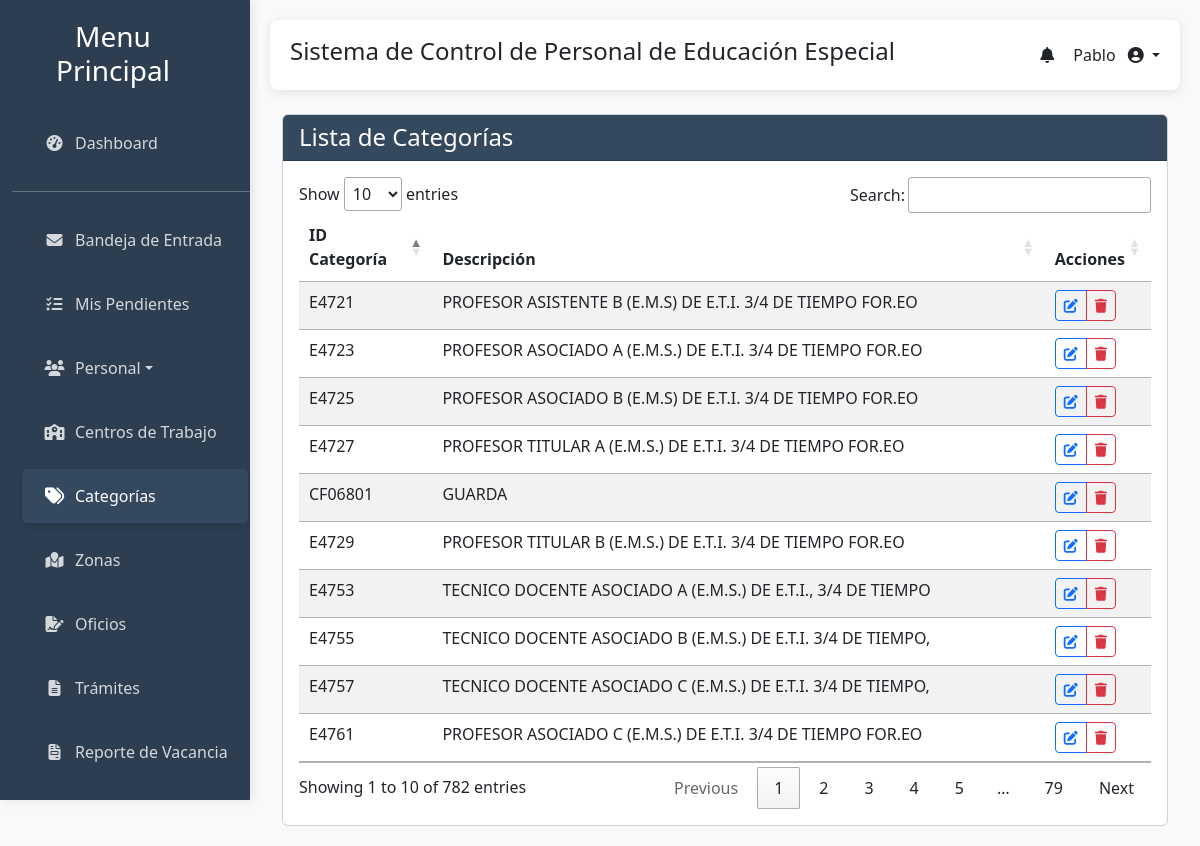
The page /categorias/ (signed in) on the database its author committed.
### gestion_escolar/models.py (models this page shows, shortened)
class Categoria(models.Model):
    id_categoria = models.CharField(max_length=50, primary_key=True, verbose_name="ID Categoría")
    descripcion = models.CharField(max_length=255, verbose_name="Descripción")
    class Meta:
        verbose_name = "Categoría"
        verbose_name_plural = "Categorías"
        ordering = ['id_categoria']

### gestion_escolar/views.py (the view)
# urls.py: path('categorias/', views.lista_categorias, name='lista_categorias'),
def lista_categorias(request):
    if request.user.groups.filter(name='Directores').exists():
        raise PermissionDenied
    query = request.GET.get('q')
    categorias = Categoria.objects.all().order_by('id_categoria')
    if query:
        categorias = categorias.filter(
            Q(id_categoria__icontains=query) | Q(descripcion__icontains=query)
        )
    context = {
        'categorias': categorias,
        'query': query,
    }
    return render(request, 'gestion_escolar/lista_categorias.html', context)

### gestion_escolar/templatetags/auth_extras.py (called while the page is built)
@register.filter(name='has_group')
def has_group(user, group_name):
    try:
        group = Group.objects.get(name=group_name)
    except Group.DoesNotExist:
        return False
    return group in user.groups.all()

### gestion_escolar/templates/gestion_escolar/lista_categorias.html (shortened to what this page needs)
{% extends 'gestion_escolar/base.html' %}
{% load static %}
{% block content %}
<div class="container mt-4">
    <div class="row">
        <div class="col-md-12">
            <div class="card">
                <div class="card-header bg-primary text-white">
                    <h4 class="mb-0">Lista de Categorías</h4>
                </div>
                <div class="card-body">
                    <div class="table-responsive">
                        <table id="tablaCategorias" class="table table-striped table-hover datatable-search">
                            <thead>
                                <tr>
                                    <th>ID Categoría</th>
                                    <th>Descripción</th>
                                    <th>Acciones</th>
                                </tr>
                            </thead>
                            <tbody>
                                {% for categoria in categorias %}
                                <tr>
                                    <td>{{ categoria.id_categoria }}</td>
                                    <td>{{ categoria.descripcion }}</td>
                                    <td>
                                        <div class="btn-group" role="group">
                                            <a href="{% url 'editar_categoria' categoria.id_categoria %}" class="btn btn-sm btn-outline-primary">
                                                <i class="fas fa-edit"></i>
                                            </a>
                                            <a href="{% url 'eliminar_categoria' categoria.id_categoria %}" class="btn btn-sm btn-outline-danger">
                                                <i class="fas fa-trash"></i>
                                            </a>
                                        </div>
                                    </td>
                                </tr>
                                {% empty %}
                                <tr>
                                    <td colspan="2">No hay categorías registradas.</td>
                                </tr>
                                {% endfor %}
                            </tbody>
                        </table>
                    </div>
                </div>
            </div>
        </div>
    </div>
</div>
{% endblock %}

### gestion_escolar/templates/gestion_escolar/base.html (shortened to what this page needs)
<!DOCTYPE html>
<html lang="es">
<head>
    {% load static %}
    {% load auth_extras %}
    <link href="https://cdn.jsdelivr.net/npm/bootstrap@5.3.0/dist/css/bootstrap.min.css" rel="stylesheet">
    <link rel="stylesheet" href="https://cdn.datatables.net/1.13.6/css/jquery.dataTables.min.css">
    <link href="https://cdn.jsdelivr.net/npm/select2@4.1.0-rc.0/dist/css/select2.min.css" rel="stylesheet" />
    <link rel="stylesheet" href="https://cdnjs.cloudflare.com/ajax/libs/font-awesome/6.4.0/css/all.min.css">
</head>
<body>
    <div class="container-fluid">
        <div class="row">
            <div class="col-md-2 sidebar">
                <div class="d-flex justify-content-between align-items-center px-3 mb-4">
                    <h3 class="text-center mb-0">Menu Principal</h3>
                    <button id="sidebarCollapse" class="d-none d-md-block">
                        <i class="fas fa-chevron-left"></i>
                    </button>
                </div>
                <ul class="nav flex-column">
                    <li class="nav-item">
                        <a class="nav-link" href="{% url 'index' %}">
                            <i class="fas fa-tachometer-alt me-2"></i>
                            <span class="sidebar-text">Dashboard</span>
                        </a>
                    </li>
                    <hr class="sidebar-divider my-3">
                    <li class="nav-item">
                        <a class="nav-link" href="{% url 'correspondencia_inbox' %}">
                            <i class="fas fa-envelope me-2"></i>
                            <span class="sidebar-text">Bandeja de Entrada</span>
                        </a>
                    </li>
                    <li class="nav-item">
                        <a class="nav-link" href="{% url 'pendientes_activos' %}">
                            <i class="fas fa-tasks me-2"></i>
                            <span class="sidebar-text">Mis Pendientes</span>
                        </a>
                    </li>
                    <li class="nav-item dropdown">
                        <a class="nav-link dropdown-toggle" href="#" role="button" data-bs-toggle="dropdown" aria-expanded="false">
                            <i class="fas fa-users me-2"></i>
                            <span class="sidebar-text">Personal</span>
                        </a>
                    </li>
                    {% if not user|has_group:"Directores" %}
                    <li class="nav-item">
                        <a class="nav-link" href="{% url 'lista_escuelas' %}">
                            <i class="fas fa-school me-2"></i>
                            <span class="sidebar-text">Centros de Trabajo</span>
                        </a>
                    </li>
                    <li class="nav-item">
                        <a class="nav-link" href="{% url 'lista_categorias' %}">
                            <i class="fas fa-tags me-2"></i>
                            <span class="sidebar-text">Categorías</span>
                        </a>
                    </li>
                    <li class="nav-item">
                        <a class="nav-link" href="{% url 'lista_zonas' %}">
                            <i class="fas fa-map-marked me-2"></i>
                            <span class="sidebar-text">Zonas</span>
                        </a>
                    </li>
                    <li class="nav-item">
                        <a class="nav-link" href="{% url 'generar_oficios' %}">
                            <i class="fas fa-file-signature me-2"></i>
                            <span class="sidebar-text">Oficios</span>
                        </a>
                    </li>
                    <li class="nav-item">
                        <a class="nav-link" href="{% url 'generar_tramites_generales' %}">
                            <i class="fas fa-file-alt me-2"></i>
                            <span class="sidebar-text">Trámites</span>
                        </a>
                    </li>
                    <li class="nav-item">
                        <a class="nav-link" href="{% url 'gestionar_lote_vacancia' %}">
                            <i class="fas fa-file-invoice me-2"></i>
                            <span class="sidebar-text">Reporte de Vacancia</span>
                        </a>
                    </li>
                    <li class="nav-item">
                        <a class="nav-link" href="{% url 'historial' %}">
                        </a>
                    </li>
                    {% endif %}
                </ul>
            </div>
            <div class="col-md-10 main-content">
                <div class="header">
                    <h4>Sistema de Control de Personal de Educación Especial</h4>
                    {% if user.is_authenticated %}
                    <ul class="navbar-nav d-flex flex-row align-items-center">
                        <li class="nav-item dropdown me-3">
                            <a class="nav-link" href="#" id="alertsDropdown" role="button" data-bs-toggle="dropdown" aria-expanded="false">
                                <i class="fas fa-bell fa-fw"></i>
                            </a>
                        </li>
                        <li class="nav-item dropdown">
                            <a class="nav-link dropdown-toggle" href="#" id="userDropdown" role="button" data-bs-toggle="dropdown" aria-expanded="false">
                                <span class="me-2 d-none d-lg-inline">{{ user.username }}</span>
                                <i class="fas fa-user-circle"></i>
                            </a>
                        </li>
                    </ul>
                    {% endif %}
                </div>
                {% block content %}{% endblock %}
            </div>
        </div>
    </div>
</body>
</html>

### gestion_escolar/templates/gestion_escolar/base.html (style rules this page uses)
:root { --primary-color: #34495e; --secondary-color: #2c3e50; --accent-color: #95a5a6; --light-color: #ecf0f1; --success-color: #27ae60; --sidebar-width: 250px; --sidebar-collapsed-width: 70px; --transition-speed: 0.3s; }
.bg-primary { background-color: var(--primary-color) !important; }
body { background-color: #f8f9fa; font-family: 'Segoe UI', Tahoma, Geneva, Verdana, sans-serif; overflow-x: hidden; transition: margin-left var(--transition-speed); }
.sidebar { background-color: var(--secondary-color); color: white; height: 100vh; position: fixed; padding-top: 20px; width: var(--sidebar-width); z-index: 1000; transition: all var(--transition-speed) ease; left: 0; overflow-y: auto; box-shadow: 2px 0 10px rgba(0, 0, 0, 0.1); }
.sidebar .nav-link { color: rgba(255, 255, 255, 0.8); padding: 15px 20px; margin: 5px 10px; border-radius: 5px; transition: all var(--transition-speed); display: flex; align-items: center; white-space: nowrap; }
.sidebar .nav-link.active { background-color: var(--primary-color); color: white; box-shadow: 0 4px 8px rgba(0, 0, 0, 0.1); }
.sidebar .nav-link i { transition: transform var(--transition-speed); min-width: 25px; text-align: center; }
.sidebar .nav-link.active i { transform: scale(1.2); }
.main-content { margin-left: var(--sidebar-width); padding: 20px; transition: margin-left var(--transition-speed) ease, width var(--transition-speed) ease; width: calc(100% - var(--sidebar-width)); min-height: 100vh; }
.header { background-color: white; box-shadow: 0 2px 10px rgba(0, 0, 0, 0.1); padding: 15px 20px; margin-bottom: 20px; border-radius: 8px; display: flex; justify-content: space-between; align-items: center; position: sticky; top: 10px; z-index: 900; }
#sidebarCollapse { background: none; border: none; color: var(--secondary-color); font-size: 1.2rem; cursor: pointer; transition: transform var(--transition-speed); }

### rows shown on the page
Categoria: id_categoria "CF06801", descripcion "GUARDA"
Categoria: id_categoria "E4721", descripcion "PROFESOR ASISTENTE B (E.M.S) DE E.T.I. 3/4 DE TIEMPO FOR.EO"
Categoria: id_categoria "E4723", descripcion "PROFESOR ASOCIADO A (E.M.S.) DE E.T.I. 3/4 DE TIEMPO FOR.EO"
Categoria: id_categoria "E4725", descripcion "PROFESOR ASOCIADO B (E.M.S) DE E.T.I. 3/4 DE TIEMPO FOR.EO"
Categoria: id_categoria "E4727", descripcion "PROFESOR TITULAR A (E.M.S.) DE E.T.I. 3/4 DE TIEMPO FOR.EO"
Categoria: id_categoria "E4729", descripcion "PROFESOR TITULAR B (E.M.S.) DE E.T.I. 3/4 DE TIEMPO FOR.EO"
Categoria: id_categoria "E4753", descripcion "TECNICO DOCENTE ASOCIADO A (E.M.S.) DE E.T.I., 3/4 DE TIEMPO"
Categoria: id_categoria "E4755", descripcion "TECNICO DOCENTE ASOCIADO B (E.M.S.) DE E.T.I. 3/4 DE TIEMPO,"
Categoria: id_categoria "E4757", descripcion "TECNICO DOCENTE ASOCIADO C (E.M.S.) DE E.T.I. 3/4 DE TIEMPO,"
Categoria: id_categoria "E4761", descripcion "PROFESOR ASOCIADO C (E.M.S.) DE E.T.I. 3/4 DE TIEMPO FOR.EO"

### other values the page prints
{{ user.username }} "Pablo"
